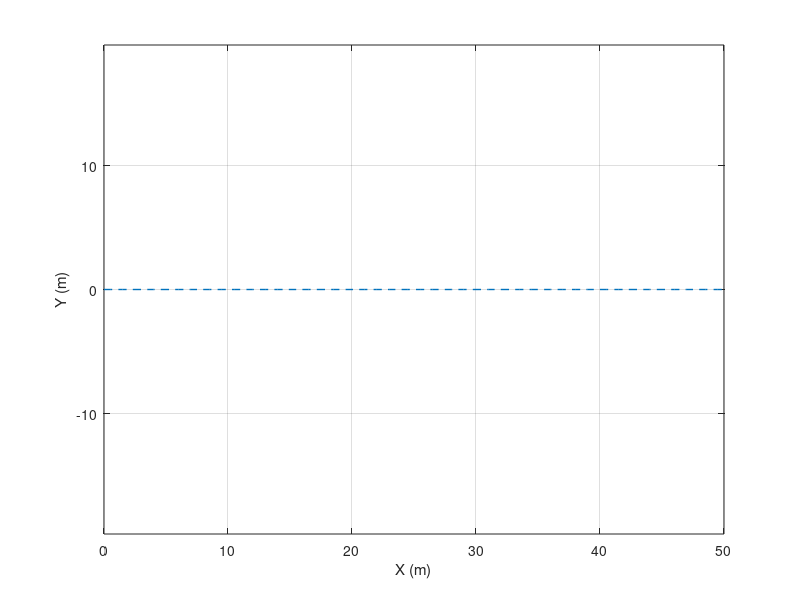

Here is the MATLAB script that generated this plot:
dt = 0.05; % time step (sec)

T = 5; % total time (sec)
v_x = 10; % [m/s]
dx = v_x*dt;

x_f_s = T*v_x;
x_r_s = 0:dx:x_f_s;
y_r_s = zeros(1,length(x_r_s));


%% Generate a straight trajectory
U_ref = zeros(2,101);
X_ref = [x_r_s; y_r_s;zeros(1,101);v_x*ones(1,101)];
figure(1);
savefile = 'ref_traj_1.mat';
save(savefile, 'U_ref', 'X_ref');
plot(x_r_s, y_r_s, '--', 'Linewidth', 1)
xlabel('X (m)')
ylabel('Y (m)')
grid on
axis equal

% %% Generate sinusoidal trajectory 
% x_f = T*v_x;
% x_r = 0:dx:x_f;
% y_r = 2*sin(x_r*(2*pi/(v_x*T)));
% psi_r = 2*(2*pi/(v_x*T))*cos(x_r*(2*pi/(v_x*T)));
% u_r = v_x * ones(1,101);
% U_ref = [zeros(1,101);zeros(1, 101)];
% X_ref = [x_r;y_r;psi_r;u_r];
% savefile = 'ref_traj_2.mat';
% save(savefile, 'U_ref', 'X_ref');
% figure(2)
% plot(x_r, y_r, '--', 'Linewidth', 1)
% ylim([-3, 3])
% xlabel('X (m)')
% ylabel('Y (m)')
% grid on
% axis equal
% 
% %% Generate turning trajectory
% R = 20; % [m]
% u_r = 12; % [m/s]
% theta = 0:1.2/40:pi/2 -1.2/40;
% x = [zeros(1,33),R - R*cos(theta), R:R/33:2*R - R/33];
% y = [0:R/33:R-R/33, R + R*sin(theta), 2*R*ones(1,33)];
% U_ref = [zeros(1,118);zeros(1,118)];
% X_ref = [x;y;pi/2*ones(1,33), pi/2 - theta, zeros(1,33);u_r*ones(1,118)];
% figure(3);
% plot(x, y, '--', 'Linewidth', 1);
% xlabel('X (m)')
% ylabel('Y (m)')
% axis equal
% axis([-2 42 -2 42])
% grid on
% 
% save('ref_traj_3.mat','U_ref', 'X_ref');